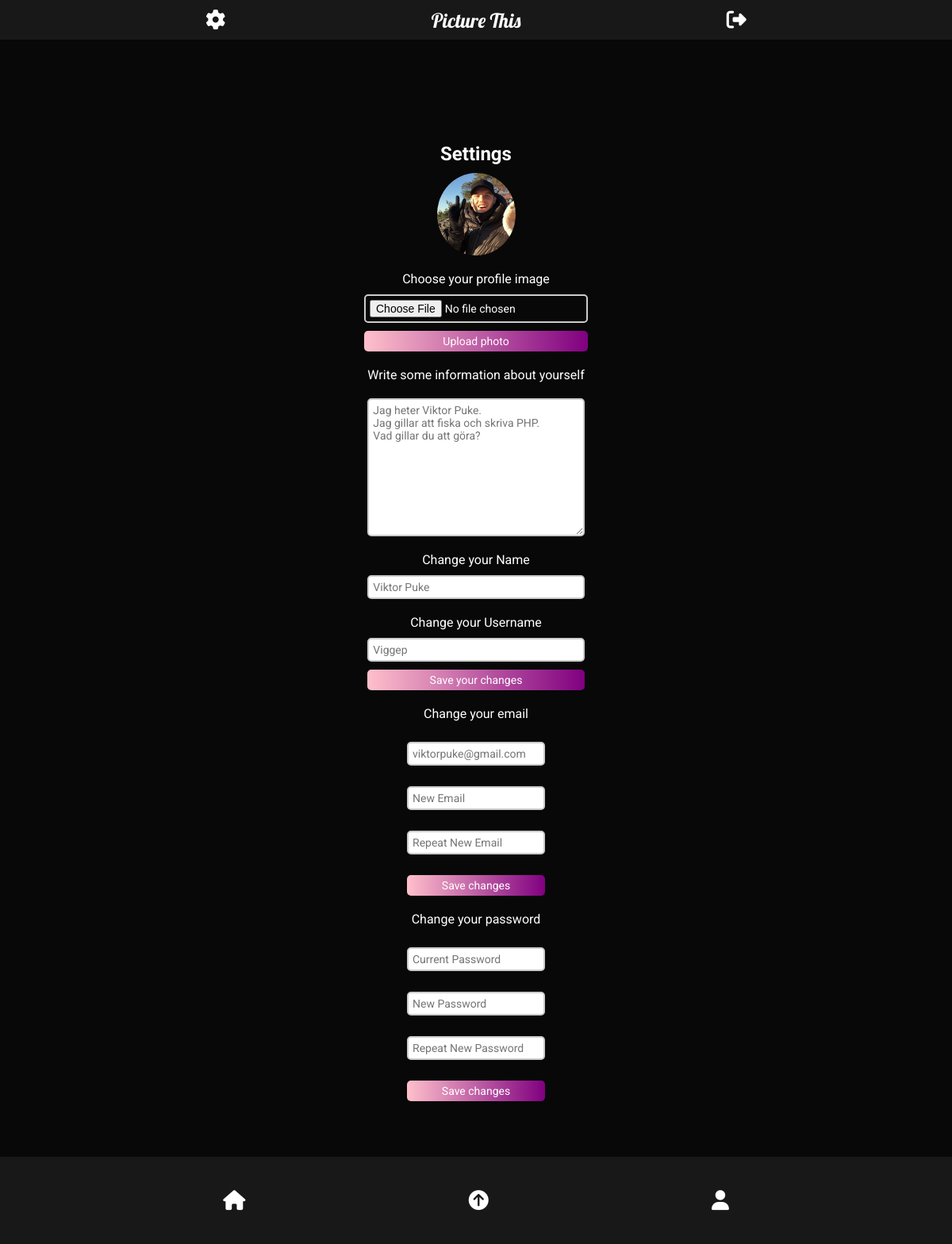
The page /settings.php (signed in) on the database its author committed.
### tables this page shows
CREATE TABLE users (
id INTEGER PRIMARY KEY,
fullname VARCHAR,
username VARCHAR,
email VARCHAR,
password VARCHAR,
profileimage VARCHAR,
biography VARCHAR);

### app/functions.php (called while the page is built, shortened)
<?php
function isLoggedIn(): bool
{
    return isset($_SESSION['user']);
}
function getUserById(int $id, object $pdo): array
{
    $statement = $pdo->prepare('SELECT * FROM users WHERE id = :id');
    $statement->bindParam(':id', $id, PDO::PARAM_STR);
    $statement->execute();
    $user = $statement->fetch(PDO::FETCH_ASSOC);
    if ($user) {
        return $user;
    }
    return $user = [];
}

### settings.php (the view, shortened to what this page needs)
<?php require __DIR__ . '/views/header.php'; ?>
<?php $user = getUserById($_SESSION['user']['id'], $pdo); ?>
<section class="settings-page">
    <h2>Settings</h2>
    <div class="profile-image-upload">
        <?php if (isLoggedIn()) : ?>
            <img class="profile-image-src" src="<?= 'app/users/images/' . $user['profileimage'] ?>" alt="Profile-image">
        <?php endif; ?>
    </div>
    <form class="profile-image" action="app/users/profileimage.php" method="post" enctype="multipart/form-data">
        <div class="form-information">
            <label class="general-label" for="profile-image">Choose your profile image</label>
            <input class="input-field-information" type="file" accept="image/jpeg, image/png" name="profileimage" required>
            <button class="submit-button" type="submit" name="button">Upload photo</button>
        </div>
    </form>
    <form class="user-settings" action="app/users/biography.php" method="post" enctype="multipart/form-data">
        <div class="form-information">
            <label class="general-label" for="biography">Write some information about yourself</label>
            <textarea class="biography-field" name="biography" placeholder="<?= $user['biography'] ?>" cols="30" rows="10"></textarea>
            <label class="general-label" for="name">Change your Name</label>
            <input class="input-field-information" type="text" name="edit-name" placeholder="<?= $user['fullname'] ?>">
            <label class="general-label" for="username">Change your Username</label>
            <input class="input-field-information" type="text" name="edit-username" placeholder="<?= $user['username'] ?>">
            <button class="submit-button" type="submit" name="button">Save your changes</button>
        </div>
    </form>
    <form action="app/users/update-email-settings.php" class="user-settings" method="post" enctype="multipart/form-data">
        <div class="form-information">
            <label class="general-label" for="email">Change your email</label>
            <br>
            <input class="input-field-information" type="email" name="current-email" placeholder="<?= $user['email'] ?>">
            <br>
            <input class="input-field-information" type="email" name="new-email" placeholder="New Email">
            <br>
            <input class="input-field-information" type="email" name="repeat-email" placeholder="Repeat New Email">
            <br>
            <button class="submit-button" type="submit">Save changes</button>
        </div>
    </form>
    <form action="app/users/update-password-settings.php" class="user-settings" method="post" enctype="multipart/form-data">
        <div class="form-information">
            <label class="general-label" for="password">Change your password</label>
            <br>
            <input class="input-field-information" type="password" name="current-password" placeholder="Current Password">
            <br>
            <input class="input-field-information" type="password" name="new-password" placeholder="New Password">
            <br>
            <input class="input-field-information" type="password" name="repeat-password" placeholder="Repeat New Password">
            <br>
            <button class="submit-button" type="submit">Save changes</button>
        </div>
    </form>
</section>
<?php require __DIR__ . '/views/footer.php'; ?>

### assets/styles/main.css (style rules this page uses)
* { margin: 0; padding: 0; box-sizing: border-box; font-size: 14px; font-family: "Roboto", sans-serif; }
body { width: 100vw; display: flex; flex-direction: column; align-items: center; justify-content: center; background-color: #080808; color: white; }
section { width: 100%; display: flex; flex-direction: column; align-items: center; justify-content: center; }
h2 { font-size: 24px; }

### assets/styles/profile.css (style rules this page uses)
.profile-image-src { width: 25%; margin: 0 10px; border-radius: 50%; display: flex; }

### assets/styles/buttons.css (style rules this page uses)
.input-field-information, .biography-field { margin-bottom: 10px; padding: 5px; border: 2px solid #ccc; -webkit-border-radius: 5px; border-radius: 5px; }
.submit-button { padding: 5px 15px; background: #800080; background: -webkit-linear-gradient(to right, #ffc0cb, #800080); background: linear-gradient(to right, #ffc0cb, #800080); color: white; border: 0 none; cursor: pointer; -webkit-border-radius: 5px; border-radius: 5px; }

### assets/styles/settings.css (style rules this page uses)
.settings-page { margin-top: 15%; margin-bottom: 15%; }
.form-information { display: flex; flex-direction: column; text-align: center; margin-top: 10px; }
.general-label { margin: 10px 0; font-size: 16px; }
.biography-field { margin-top: 10px; }
.profile-image-upload { display: flex; justify-content: center; margin-top: 10px; }

### rows shown on the page
users: profileimage (picture), biography "Jag heter Viktor Puke. Jag gillar att fiska och skriva PHP. Vad gillar du att göra?", edit-name "Viktor Puke", edit-username "Viggep", current-email "viktorpuke@gmail.com"

### other values the page prints
$config['title'] "Picture This"
